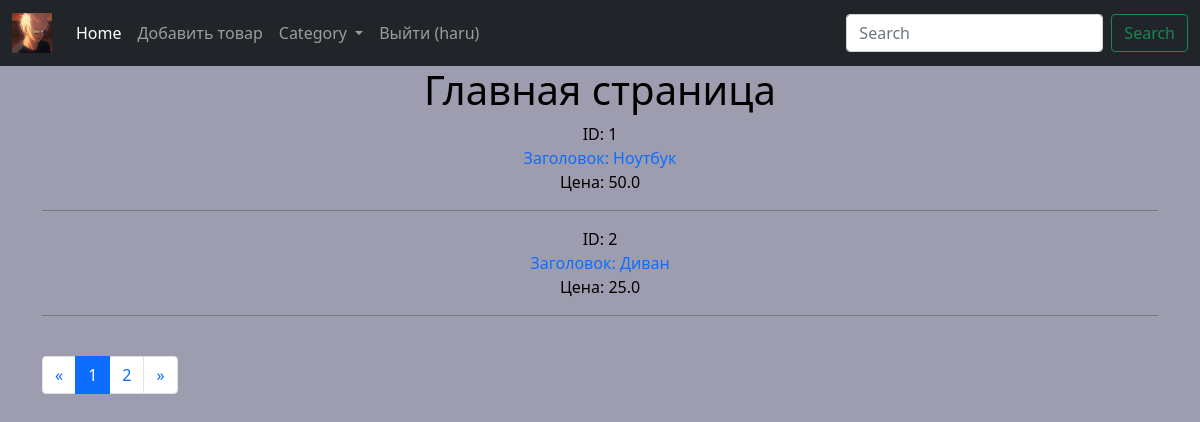
The page / (signed in) on the database its author committed.
### products/models.py (models this page shows, shortened)
class Products(models.Model):
    title = models.CharField(max_length=100, verbose_name="Заголовок")
    description = models.TextField(null=True, blank=True, verbose_name="Описание")
    price = models.FloatField(verbose_name="Цена")
    category = models.ForeignKey(Category, on_delete=models.CASCADE, verbose_name="Категория")
    tags = models.ManyToManyField(Tag, blank=True, verbose_name="Теги")
    class Meta:
        verbose_name = "Продукт"
        verbose_name_plural = "Продукты"

### products/views.py (the view)
# urls.py: path('', views.main_page_view),
def main_page_view(request):
    page = int(request.GET.get('page', '1'))
    print('Страница', page)
    print(f'Объекты: [{(page - 1) * PAGE_SIZE}:{page * PAGE_SIZE}]')
    products = Products.objects.all()
    categories = Category.objects.all()
    total = products.count()
    page_count = total // PAGE_SIZE
    if total % PAGE_SIZE > 0:
        page_count += 1
    next_page = page + 1
    prev_page = page - 1
    for i in products:
        print('id:', i.id)
        print('title:', i.title)
        print('price:', i.price)
        print()
    data = {
        'title': 'Главная страница',
        'page': page,
        'next_page': next_page,
        'prev_page': prev_page,
        'last_page': page_count,
        'page_count': range(1, page_count + 1),
        'product_list': products[(page - 1) * PAGE_SIZE:page * PAGE_SIZE],
        'category_list': categories
    }
    return render(request, 'index.html', context=data)

### templates/index.html
{% extends 'layout.html' %}
{% block content %}
    <h1>{{ title }}</h1>
    {% for product in product_list %}
        <span>ID: {{ product.id }}</span><br/>
        <a href="/products/{{ product.id }}">Заголовок: {{ product.title }}</a><br/>
        <span>Цена: {{ product.price }}</span>
        <hr/>
    {% endfor %}
    <br>
    <nav aria-label="Page navigation example">
        <ul class="pagination">
            <li class="page-item">
                <a class="page-link" href="/?page={% if prev_page < 1 %}{{ last_page }}{% else %}{{ prev_page }} {% endif %}"
                   aria-label="Previous"><span aria-hidden="true">&laquo;</span>
                </a>
            </li>
            {% for i in page_count %}
                <li class="page-item {% if i == page %} active {% endif %}"><a class="page-link"
                                                                               href="/?page={{ i }}">{{ i }}</a></li>
            {% endfor %}
            <li class="page-item">
                <a class="page-link" href="/?page={% if next_page > last_page %} 1 {% else %}{{ next_page }}{% endif %}"
                   aria-label="Next"><span aria-hidden="true">&raquo;</span>
                </a>
            </li>
        </ul>
    </nav>
{% endblock %}

### templates/layout.html (shortened to what this page needs)
{% load static %}
<!DOCTYPE html>
<html lang="en">
<head>
    <link href="https://cdn.jsdelivr.net/npm/bootstrap@5.0.2/dist/css/bootstrap.min.css" rel="stylesheet"
>
    <link rel="stylesheet" href="{% static 'css/style1.css' %}">
</head>
<body>
<nav class="navbar navbar-expand-lg navbar-dark bg-dark">
    <div class="container-fluid">
        <a class="navbar-brand" href="/">
            <img alt="image" style="width: 40px" src="{% static 'images/gojo.png' %}"/>
        </a>
        <div class="collapse navbar-collapse" id="navbarSupportedContent">
            <ul class="navbar-nav me-auto mb-2 mb-lg-0">
                <li class="nav-item">
                    <a class="nav-link active" aria-current="page" href="#">Home</a>
                </li>
                <li class="nav-item">
                    {% if user.is_authenticated %}
                        <a class="nav-link" href="/add_products/">Добавить товар</a>
                        </li>
                    {% endif %}
                <li class="nav-item dropdown">
                    <a class="nav-link dropdown-toggle" href="#" id="navbarDropdown" role="button"
                       data-bs-toggle="dropdown" aria-expanded="false">
                        Category
                    </a>
                </li>
                {% if user.is_authenticated %}
                    <li class="nav-item">
                        <a class="nav-link" href="/logout/">Выйти ({{ user }})</a>
                    </li>
                {% else %}
                    <li class="nav-item">
                        <a class="nav-link" href="/login/">Войти</a>
                    </li>
                {% endif %}
            </ul>
            <form class="d-flex">
                <input class="form-control me-2" type="search" placeholder="Search" aria-label="Search">
                <button class="btn btn-outline-success" type="submit">Search</button>
            </form>
        </div>
    </div>
</nav>
<div class="container">
    {% block content %}
    {% endblock %}
</div>
</body>
</html>

### static/css/style1.css (style rules this page uses)
body { background-color: #9d9daf; color: black; text-align: center; }
a { text-decoration: none; }

### rows shown on the page
Products: id "1", title "Ноутбук", price "50.0"
Products: id "2", title "Диван", price "25.0"

### other values the page prints
{{ user }} "haru"
{{ title }} "Главная страница"
{{ i }} "1" "2"
